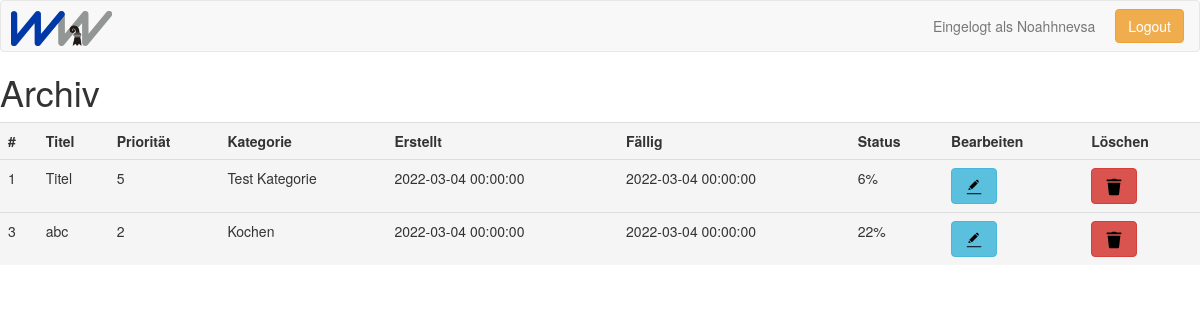
The page /Code/archiv.php (signed in) on the database its author committed.
### tables this page shows
CREATE TABLE `todo` (
  `todo_ID` int(11) NOT NULL AUTO_INCREMENT,
  `priority` int(1) NOT NULL,
  `title` varchar(50) NOT NULL,
  `description` varchar(255) NOT NULL,
  `create_date` datetime NOT NULL,
  `expire_date` datetime NOT NULL,
  `Status` int(11) NOT NULL,
  `In_Archiv` tinyint(1) NOT NULL,
  `category_category_ID` int(11) NOT NULL,
  `user_user_ID` int(11) NOT NULL,
  PRIMARY KEY (`todo_ID`),
  KEY `fk_To-Do-Obj_Category1` (`category_category_ID`),
  KEY `fk_To-Do-Obj_user1` (`user_user_ID`),
  CONSTRAINT `fk_To-Do-Obj_Category1` FOREIGN KEY (`category_category_ID`) REFERENCES `category` (`category_ID`) ON DELETE NO ACTION ON UPDATE CASCADE,
  CONSTRAINT `fk_To-Do-Obj_user1` FOREIGN KEY (`user_user_ID`) REFERENCES `user` (`user_ID`) ON DELETE NO ACTION ON UPDATE CASCADE
);

CREATE TABLE `category` (
  `category_ID` int(11) NOT NULL AUTO_INCREMENT,
  `category_name` varchar(255) NOT NULL,
  PRIMARY KEY (`category_ID`)
);

### Code/archiv.php (the view, shortened to what this page needs)
<?php
$error = '';
include('includes/dbconnector.inc.php');
?>
<!DOCTYPE html>
<html lang="en">
<?php include('includes/head.inc.php'); ?>
<body>
    <div class="wrapper">
        <?php include('includes/header.inc.php'); ?>
        <div class="content">
            <h1 class="title">Archiv</h1>
            <table class="table table-striped">
                <tr class="table-row-header active">
                    <th class="table-row-header-col id">#</th>
                    <th class="table-row-header-col title">Titel</th>
                    <th class="table-row-header-col priority">Priorität</th>
                    <th class="table-row-header-col kategorie">Kategorie</th>
                    <th class="table-row-header-col create-date">Erstellt</th>
                    <th class="table-row-header-col expire_date">Fällig</th>
                    <th class="table-row-header-col status">Status</th>
                    <th class="table-row-header-col edit">Bearbeiten</th>
                    <th class="table-row-header-col delete">Löschen</th>
                </tr>
                <?php
                $query = "SELECT * FROM `todo`";
                $result = $conn->query($query);
                $todo_ID = 0;
                while ($row = $result->fetch_assoc()) {
                    $todo_ID++;
                    $category_ID = $row['category_category_ID'];
                    $category_query = 'SELECT * FROM `category` WHERE category_ID = ?';
                    $category_stmt = $conn->prepare($category_query);
                    $category_stmt->bind_param('i', $category_ID);
                    if ($category_stmt->execute()) {
                        $category_result = $category_stmt->get_result();
                        $row2 = $category_result->fetch_assoc();
                        $category_name = $row2['category_name'];
                    } else {
                        $error .= $conn->error;
                    }
                    $real_todo_ID = $row['todo_ID'];
                    $title = $row['title'];
                    $priority = $row['priority'];
                    $create_date = $row['create_date'];
                    $expire_date = $row['expire_date'];
                    $status = $row['Status'];
                    if ($row['In_Archiv'] == 1) {
                        echo "<tr class='table-row active'>";
                        echo    "<td class='table-row-col id'>$todo_ID</td>";
                        echo    "<td class='table-row-col title'>$title</td>";
                        echo    "<td class='table-row-col'>$priority</td>";
                        echo    "<td class='table-row-col'>$category_name</td>";
                        echo    "<td class='table-row-col'>$create_date</td>";
                        echo    "<td class='table-row-col'>$expire_date</td>";
                        echo    "<td class='table-row-col'> $status%</td>";
                        echo    "<td class='table-row-col button-edit'><a href='edit_todo.inc.php?todo_ID=$real_todo_ID' class='btn btn-info'><img src='images/edit.png' class='table-row-col-button-edit-img' alt='Bearbeiten'></a></td>";
                        echo    "<td class='table-row-col button-delete'><a href='includes/delete_todo.inc.php?todo_ID=$real_todo_ID' class='btn btn-danger delete-user'><img src='images/delete.svg' class='table-row-col-button-delete-img' alt='Löschen'></a></td>";
                        echo "</tr>";
                    }
                } ?>
            </table>
        </div>
    </div>
</body>
</html>

### Code/css/style.css (style rules this page uses)
* { padding: 0; margin: 0; box-sizing: border-box; }
.table-row { background-color: red; }
.table-row-header-col.id { background-color: green; }
.table-row-col-button-delete-img { width: 2rem; }
.table-row-col-button-edit-img { width: 2rem; }

### rows shown on the page
todo: title "Titel", priority "5", category_category_ID.category_name "Test Kategorie", create_date "2022-03-04 00:00:00", expire_date "2022-03-04 00:00:00", Status "6", In_Archiv 1 (drawn)
todo: title "abc", priority "2", category_category_ID.category_name "Kochen", create_date "2022-03-04 00:00:00", expire_date "2022-03-04 00:00:00", Status "22", In_Archiv 1 (drawn)

### other values the page prints
$_SESSION['username'] "Noahhnevsa"
